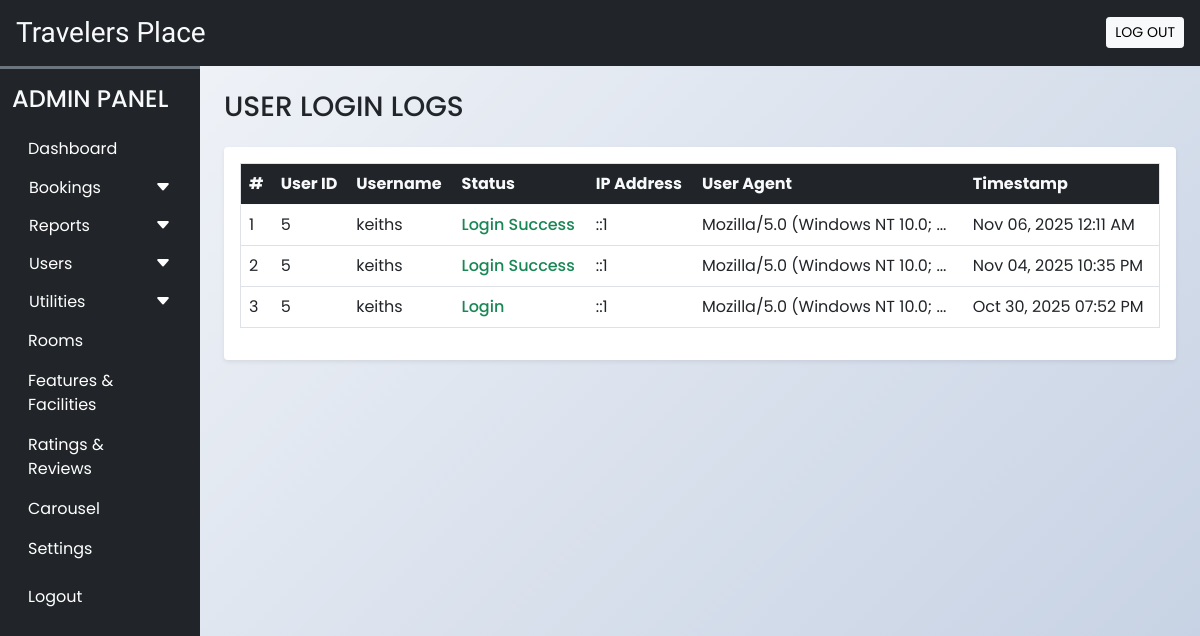
Before: /admin/user_login_logs.php (signed in) with the older database file.
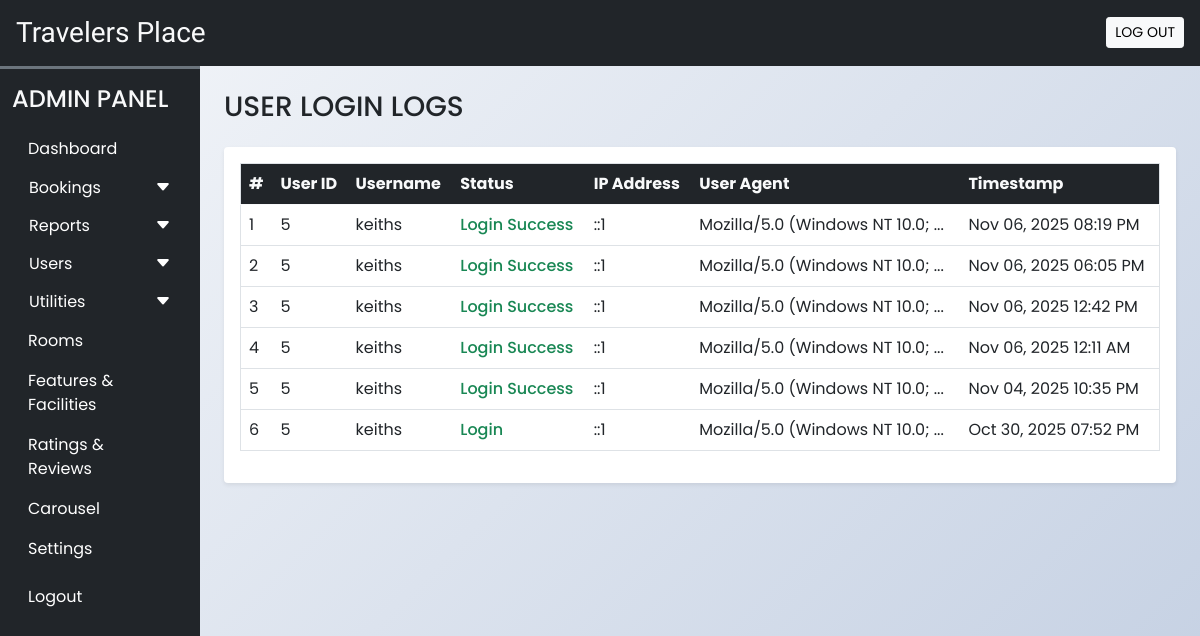
After: the same page with the newer database file.
### tables this page shows
CREATE TABLE `activity_logs` (
  `id` int(11) NOT NULL AUTO_INCREMENT,
  `user_id` int(11) DEFAULT NULL,
  `user_name` varchar(100) NOT NULL,
  `action` varchar(100) NOT NULL,
  `details` text DEFAULT NULL,
  `ip_address` varchar(45) DEFAULT NULL,
  `user_agent` text DEFAULT NULL,
  `created_at` timestamp NOT NULL DEFAULT current_timestamp(),
  PRIMARY KEY (`id`),
  KEY `idx_user_id` (`user_id`),
  KEY `idx_created_at` (`created_at`)
);

### admin/user_login_logs.php (the view, shortened to what this page needs)
<!DOCTYPE html>
<html lang="en">
<head>
  <?php require('inc/links.php'); ?>
  <link rel="stylesheet" href="https://cdn.datatables.net/1.13.6/css/dataTables.bootstrap5.min.css">
</head>
<body class="bg-light">
  <?php require('inc/header.php'); ?>
  <div class="container-fluid" id="main-content">
    <div class="row">
      <div class="col-lg-10 ms-auto p-4 overflow-hidden">
        <h3 class="mb-4">USER LOGIN LOGS</h3>
        <div class="card border-0 shadow-sm mb-4">
          <div class="card-body">
            <div class="table-responsive">
              <table class="table table-hover border" id="login-logs-table">
                <thead class="bg-dark text-light">
                  <tr>
                    <th>#</th>
                    <th>User ID</th>
                    <th>Username</th>
                    <th>Status</th>
                    <th>IP Address</th>
                    <th>User Agent</th>
                    <th>Timestamp</th>
                  </tr>
                </thead>
                <tbody>
                  <?php
                  $con = $GLOBALS['con'];
                  $query = "SELECT * FROM `activity_logs`
                           WHERE `action` LIKE 'Login%'
                           ORDER BY `created_at` DESC";
                  $res = mysqli_query($con, $query);
                  $i = 1;
                  while($row = mysqli_fetch_assoc($res)) {
                    $statusClass = strpos($row['action'], 'Failed') !== false ? 'status-failed' : 'status-success';
                    echo "
                    <tr>
                      <td>$i</td>
                      <td>" . ($row['user_id'] ?: 'N/A') . "</td>
                      <td>" . htmlspecialchars($row['user_name']) . "</td>
                      <td class='$statusClass'>" . htmlspecialchars($row['action']) . "</td>
                      <td>" . htmlspecialchars($row['ip_address']) . "</td>
                      <td title='" . htmlspecialchars($row['user_agent']) . "'>" .
                         (strlen($row['user_agent']) > 30 ?
                          substr(htmlspecialchars($row['user_agent']), 0, 30) . '...' :
                          htmlspecialchars($row['user_agent'])) .
                      "</td>
                      <td>" . date('M d, Y h:i A', strtotime($row['created_at'])) . "</td>
                    </tr>
                    ";
                    $i++;
                  }
                  ?>
                </tbody>
              </table>
            </div>
          </div>
        </div>
      </div>
    </div>
  </div>
</body>
</html>

### admin/inc/links.php (shortened to what this page needs)
<link rel="stylesheet" href="https://cdn.jsdelivr.net/npm/bootstrap-icons@1.9.1/font/bootstrap-icons.css">
<link href="https://cdn.jsdelivr.net/npm/bootstrap@5.0.2/dist/css/bootstrap.min.css" rel="stylesheet">
<link rel="stylesheet" href="css/common.css?v=<?php echo filemtime('css/common.css'); ?>">

### admin/inc/header.php (shortened to what this page needs)
<?php
  $admin_role = $_SESSION['adminRole'] ?? 'admin';
?>
<div class="container-fluid bg-dark text-light p-3 d-flex align-items-center justify-content-between sticky-top">
  <h3 class="mb-0 h-font">Travelers Place</h3>
  <a href="logout.php" id="admin-logout" class="btn btn-light btn-sm">LOG OUT</a>
</div>
<div class="col-lg-2 bg-dark border-top border-3 border-secondary" id="dashboard-menu">
  <nav class="navbar navbar-expand-lg navbar-dark">
    <div class="container-fluid flex-lg-column align-items-stretch">
      <h4 class="mt-2 text-light">ADMIN PANEL</h4>
      <div class="collapse navbar-collapse flex-column align-items-stretch mt-2" id="adminDropdown">
        <ul class="nav nav-pills flex-column">
          <li class="nav-item">
            <a class="nav-link text-white" href="dashboard.php">Dashboard</a>
          </li>
          <button class="btn text-white px-3 w-100 shadow-none text-start d-flex align-items-center justify-content-between" type="button" data-bs-toggle="collapse" data-bs-target="#bookingLinks">
            <span>Bookings</span>
            <span><i class="bi bi-caret-down-fill"></i></span>
          </button>
          <button class="btn text-white px-3 w-100 shadow-none text-start d-flex align-items-center justify-content-between" type="button" data-bs-toggle="collapse" data-bs-target="#reportsLinks">
            <span>Reports</span>
            <span><i class="bi bi-caret-down-fill"></i></span>
          </button>
          <?php if($admin_role === 'admin'): ?>
            <button class="btn text-white px-3 w-100 shadow-none text-start d-flex align-items-center justify-content-between" type="button" data-bs-toggle="collapse" data-bs-target="#usersLinks">
              <span>Users</span>
              <span><i class="bi bi-caret-down-fill"></i></span>
            </button>
            <button class="btn text-white px-3 w-100 shadow-none text-start d-flex align-items-center justify-content-between" type="button" data-bs-toggle="collapse" data-bs-target="#utilitiesLinks">
              <span>Utilities</span>
              <span><i class="bi bi-caret-down-fill"></i></span>
            </button>
            <li class="nav-item">
              <a class="nav-link text-white" href="rooms.php">Rooms</a>
            </li>
            <li class="nav-item">
              <a class="nav-link text-white" href="features_facilities.php">Features & Facilities</a>
            </li>
            <li class="nav-item">
              <a class="nav-link text-white" href="rate_review.php">Ratings & Reviews</a>
            </li>
            <li class="nav-item">
              <a class="nav-link text-white" href="carousel.php">Carousel</a>
            </li>
            <li class="nav-item">
              <a class="nav-link text-white" href="settings.php">Settings</a>
            </li>
          <?php else: ?>
            <li class="nav-item">
              <a class="nav-link text-white" href="change_password.php">Change Password</a>
            </li>
          <?php endif; ?>
          <li class="nav-item mt-2">
            <a class="nav-link text-white" href="logout.php">Logout</a>
          </li>
        </ul>
      </div>
    </div>
  </nav>
</div>

### admin/css/common.css (style rules this page uses)
:root { --teal: #2ec1ac; --teal_hover: #279e8c; }
* { font-family: 'Poppins', sans-serif; }
.h-font { font-family: 'Merienda', cursive; }
#dashboard-menu { position: fixed; height: 100%; z-index: 11; }
body.bg-light { background: linear-gradient(135deg, #f5f7fa 0%, #c3cfe2 100%); min-height: 100vh; }

### admin/user_login_logs.php (style rules this page uses)
.status-success { color: #198754; font-weight: 500; }

Changed rows visible on the page:
added activity_logs: user "5", user_name "keiths", action "Login Success", ip_address "::1", user_agent "Mozilla/5.0 (Windows NT 10.0;", created_at "Nov 06, 2025 08:19 PM"
added activity_logs: user "5", user_name "keiths", action "Login Success", ip_address "::1", user_agent "Mozilla/5.0 (Windows NT 10.0;", created_at "Nov 06, 2025 06:05 PM"
added activity_logs: user "5", user_name "keiths", action "Login Success", ip_address "::1", user_agent "Mozilla/5.0 (Windows NT 10.0;", created_at "Nov 06, 2025 12:42 PM"
